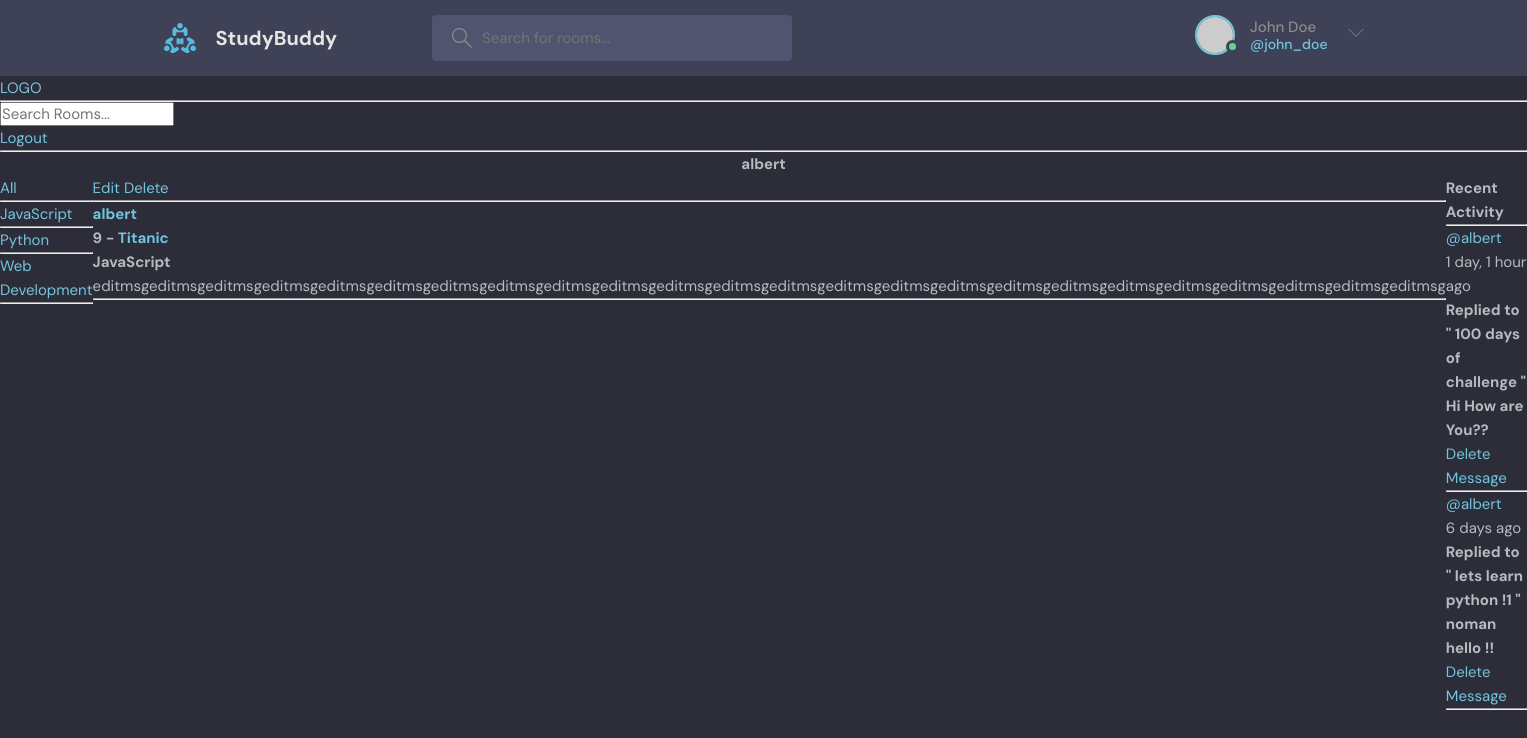
/profile/3 (signed in), run on an earlier commit of the app's database.
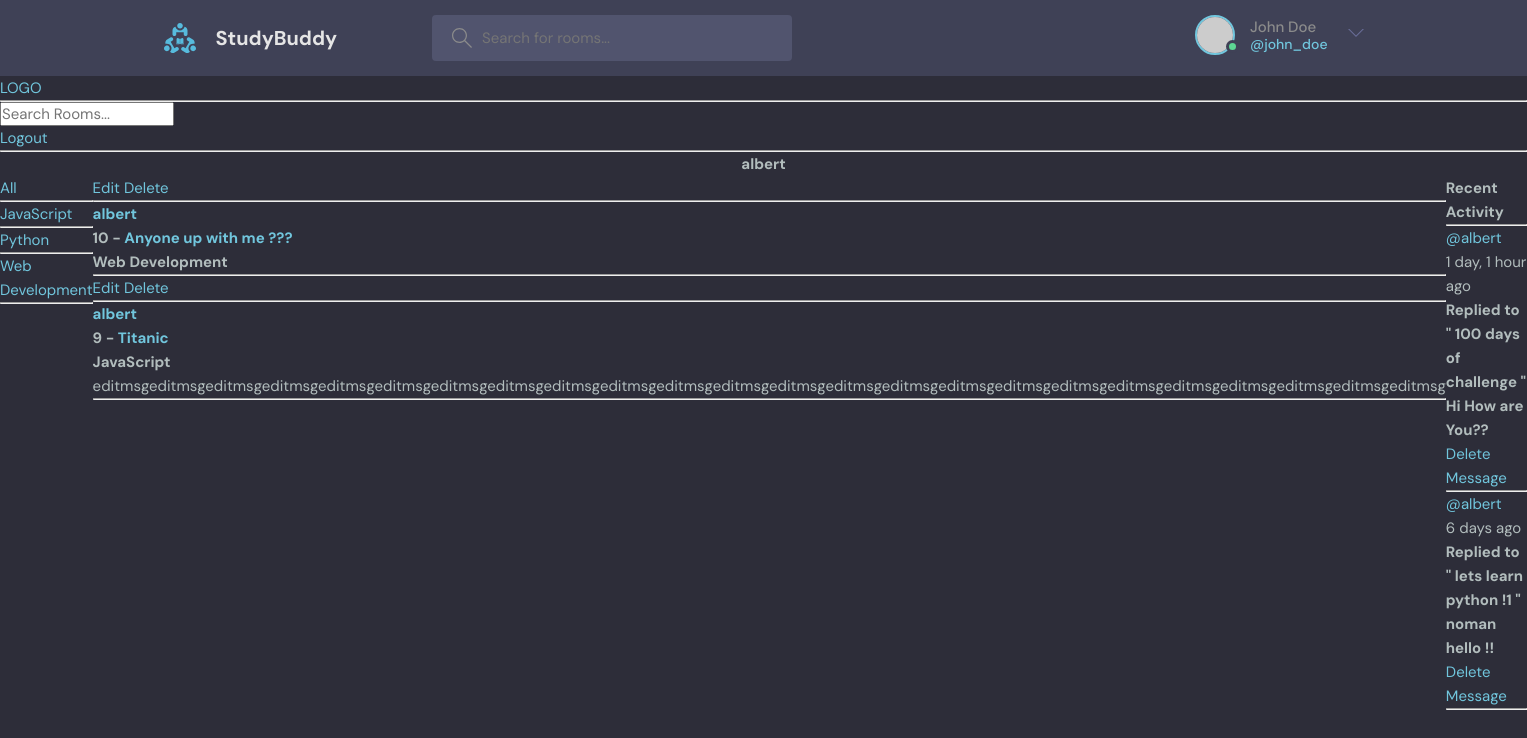
And on a later commit of the database.
### base/models.py (models this page shows)
class Topic(models.Model):
    name = models.CharField(max_length=200)
    def __str__(self):
        return self.name

class Room(models.Model):
    host = models.ForeignKey(User, on_delete= models.SET_NULL , null=True)
    topic = models.ForeignKey(Topic, on_delete= models.SET_NULL , null=True)
    name = models.CharField(max_length=200)
    description = models.TextField(null=True, blank=True)
    participants = models.ManyToManyField(User, related_name='participants')
    updated = models.DateTimeField(auto_now=True)
    created = models.DateTimeField(auto_now_add=True)
    class Meta:
        ordering = ['-updated','-created']
    def __str__(self):
        return self.name

class Message(models.Model):
    user = models.ForeignKey(User, on_delete= models.CASCADE)
    room = models.ForeignKey(Room, on_delete = models.CASCADE)
    body = models.TextField()
    updated = models.DateTimeField(auto_now=True)
    created = models.DateTimeField(auto_now_add=True)
    class Meta:
        ordering = ['-updated','-created']
    def __str__(self):
        return self.body[0:50]

### base/views.py (the view)
# urls.py: path('profile/<str:pk>', views.userProfile , name= 'user-Profile'),
def userProfile(request, pk):
    user = User.objects.get(id=pk)
    room = user.room_set.all()
    room_messages = user.message_set.all()
    topic = Topic.objects.all()
    context = {'user':user , 'rooms' : room , 'topic' : topic , 'room_messages' : room_messages}
    return render(request, 'base/profile.html', context)

### base/templates/base/profile.html (shortened to what this page needs)
{% extends 'main.html' %}
{% block content %}
<h1 style="text-align:center;">{{user.username}}</h4>
<div class="main-container">
    <div>
        {% include 'base/topic_component.html' %}
    </div>
    <div>
        {% include 'base/feed_component.html' %}
    </div>
    <div>
        {% include 'base/activity_component.html' %}
    </div>
</div>
{% endblock content %}

### base/templates/base/topic_component.html
<a href="{% url 'home' %}">All</a><br/>
                <hr>
                {% for topic in topic %}
                    <a href="{% url 'home' %}?q={{topic.name}}">{{topic.name}}</a><br/>
                    <hr>
                {% endfor %}

### base/templates/base/feed_component.html
                {% for room in rooms %}
                    <div class="room-item">
                        {% if request.user == room.host %}
                        <a href="{% url 'update-room' room.id %}" class="edit-link">Edit</a>
                        <a href="{% url 'delete-room' room.id %}" class="delete-link">Delete</a>
                        <hr>
                        {% endif %}
                        <h1><a href="{% url 'user-Profile' room.host.id %}">{{ room.host.username }}</a></h1>
                        <h3>{{ room.id }} - <a href="{% url 'room' room.id %}">{{ room.name }}</a></h3>
                        <h2>{{ room.topic }}</h2>
                        <p>{{ room.description }}</p>
                        <hr>
                    </div>
                {% endfor %}

### base/templates/base/activity_component.html
            <h2>Recent Activity</h2>
            <hr>
            {% for messages in room_messages %}
            <div>
            <large><a href="{% url 'user-Profile' messages.user.id %}">@{{messages.user}}</a> {{messages.created | timesince}} ago</large>
            <h4>Replied to " {{messages.room}} "</h4>
            <h4>{{messages}}</h4>
            {% if request.user == messages.user %}
            <a href="{% url 'delete-message' messages.id %}" class="delete-link">Delete Message</a>
            <hr>
            {% endif %}
            </div>
            {% endfor %}

What changed in the data, as far as the page shows it:
added Room: shows "Edit", host.username "albert", id "10", name "Anyone up with me ???", topic "Web Development"
